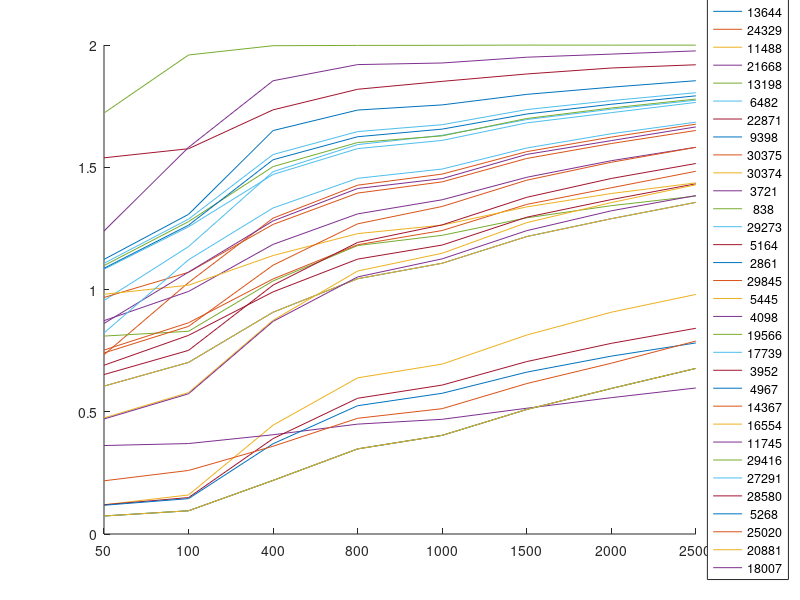

MATLAB code to generate this figure:
%Dibujar Eficiencias
load('ListaEficiencia.mat') %antes de convolucion
% load('ListaBuenosLargo2.mat') %Hay que cambiar ListaEficiencias a
% ListaBuenos o si no no funciona...

figure(5)
clf
hold on
n_datos = length(ListaEficiencias(1,1,:));

[A,inx]=sort(squeeze(ListaEficiencias(1,1,:)));
% ListaEficiencias = ListaBuenos(:,inx);

Grafica = zeros(n_datos,8);
for j = 1:n_datos
    for i = 1:8
        indx = find(ListaEficiencias(i,1,:)==A(j));
        Grafica(j,i) = ListaEficiencias(i,2,indx);
    end
end

Nombre_leyenda = zeros(n_datos,1);
for k = 1:length(ListaEficiencias(1,1,:))
    plot(Grafica(k,:))
%     semilogy(Tiempo_pasado(:,k))
    Nombre_leyenda(k) = ListaEficiencias(1,1,k);

end
names = {'50'; '100'; '400'; '800'; '1000'; '1500'; '2000'; '2500'};
set(gca,'xtick',[1:8], 'xticklabel',names)
legend(num2str(Nombre_leyenda), 'Location', 'eastoutside') %'northwest')